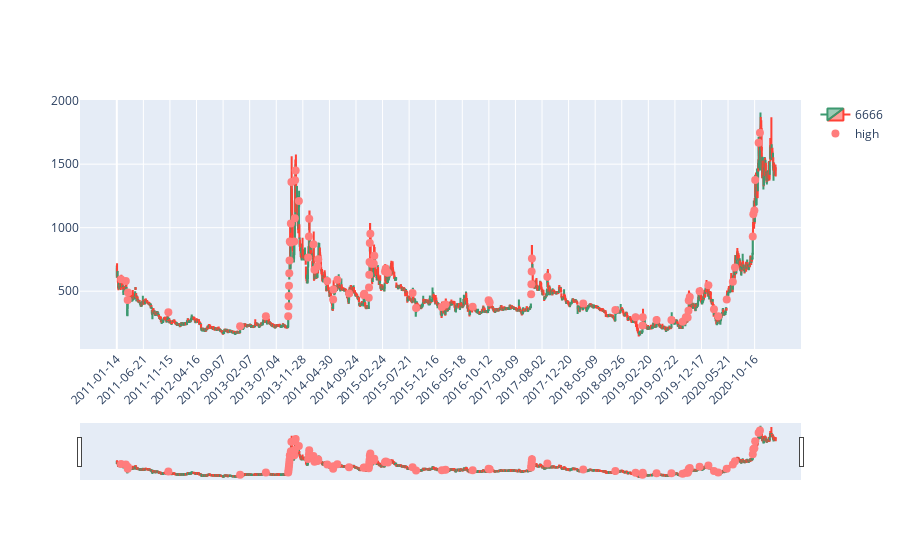

This figure's notebook cell:
### Code cell
plot_chart(6666)
# list(stock_df.set_index('date')[::20].index)
